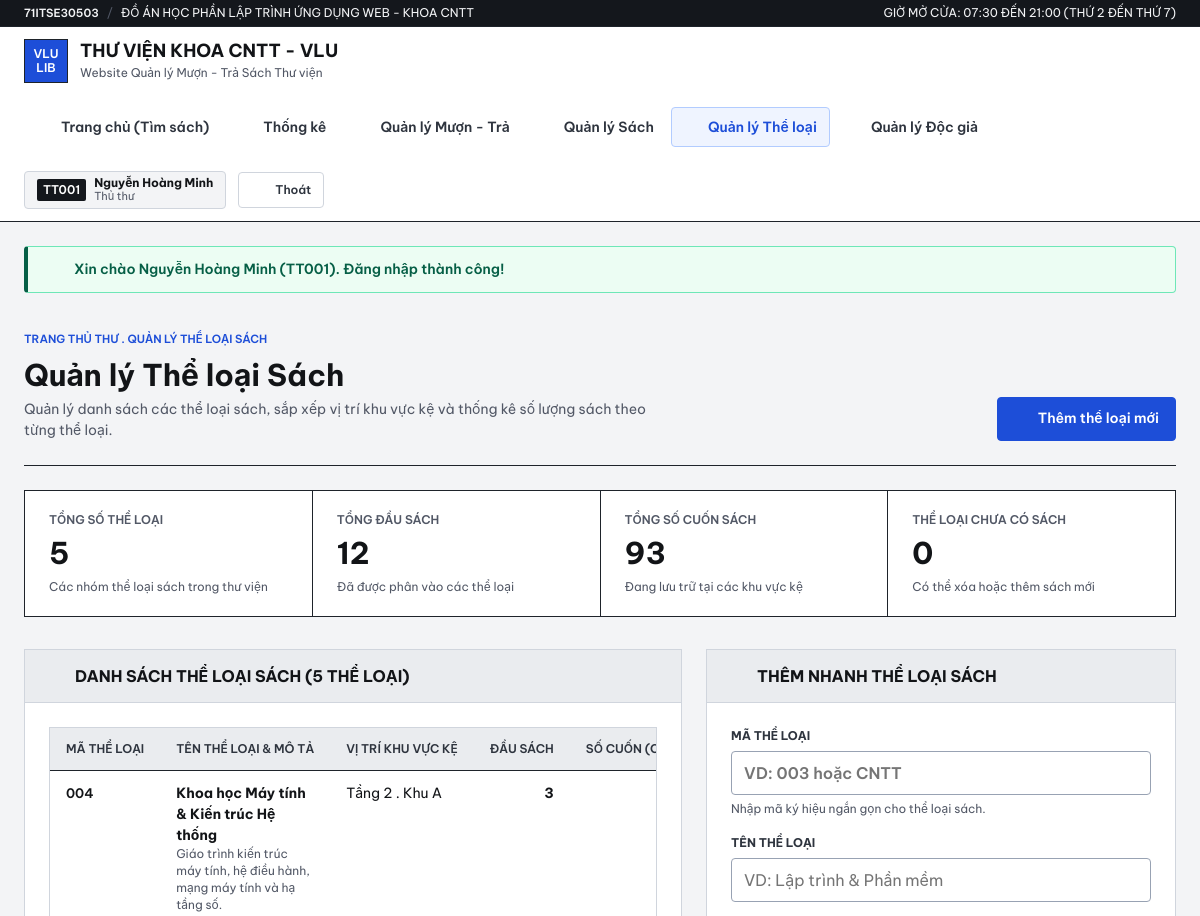
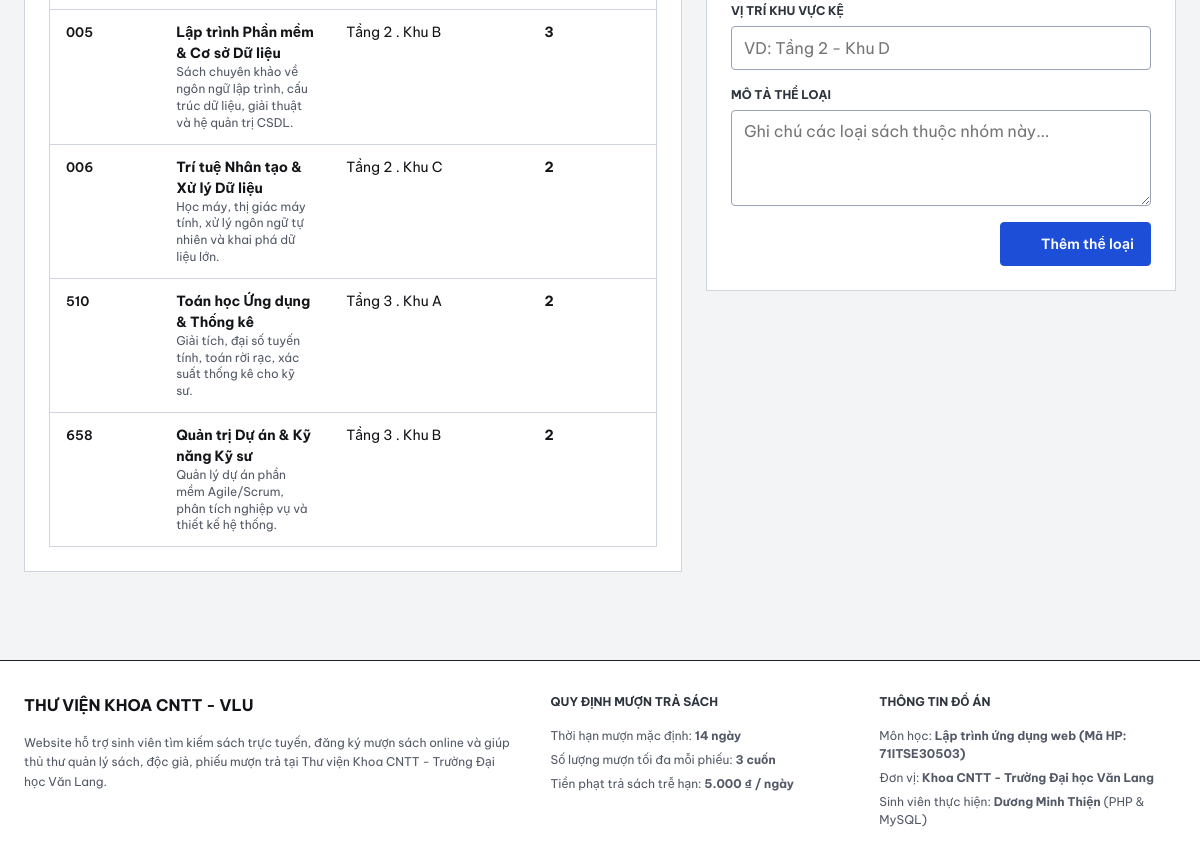
Screenshot of /librarian/categories.php (signed in) with the database file from the repository (2 pictures, top to bottom).
### tables this page shows
CREATE TABLE categories (
    id INT AUTO_INCREMENT PRIMARY KEY,
    dewey_code VARCHAR(10) NOT NULL UNIQUE,
    name VARCHAR(100) NOT NULL,
    shelf_zone VARCHAR(50) NOT NULL,
    description TEXT DEFAULT NULL,
    created_at DATETIME NOT NULL DEFAULT CURRENT_TIMESTAMP
);

### includes/functions.php (called while the page is built, shortened)
<?php
require_once __DIR__ . '/icons.php';
function e($value)
{
    return htmlspecialchars((string)$value, ENT_QUOTES, 'UTF-8');
}
function baseUrl($path = '')
{
    $scriptDir = str_replace('\\', '/', dirname($_SERVER['SCRIPT_NAME'] ?? '/'));
    $root = preg_replace('#/librarian$#', '', rtrim($scriptDir, '/'));
    $cleanPath = ltrim($path, '/');
    return ($root === '' ? '' : $root) . '/' . $cleanPath;
}

### librarian/categories.php (the view, shortened to what this page needs)
<?php
$pdo = getDB();
$editingCategory = null;
$categories = $pdo->query("
    SELECT c.*,
           COUNT(b.id) AS title_count,
           COALESCE(SUM(b.total_copies), 0) AS total_copies,
           COALESCE(SUM(b.available_copies), 0) AS available_copies
    FROM categories c
    LEFT JOIN books b ON b.category_id = c.id
    GROUP BY c.id
    ORDER BY c.dewey_code ASC
")->fetchAll();
$totalCategories = count($categories);
$totalTitles = 0;
$totalCopies = 0;
$emptyCategories = 0;
foreach ($categories as $c) {
    $t = (int)$c['title_count'];
    $totalTitles += $t;
    $totalCopies += (int)$c['total_copies'];
}
require_once __DIR__ . '/../includes/header.php';
?>
<div class="container">
    <section class="page-header">
        <div>
            <div class="page-header-meta">
                <span class="mono-code">TRANG THỦ THƯ . QUẢN LÝ THỂ LOẠI SÁCH</span>
            </div>
            <h1 class="page-title">Quản lý Thể loại Sách</h1>
            <p class="page-subtitle">Quản lý danh sách các thể loại sách, sắp xếp vị trí khu vực kệ và thống kê số lượng sách theo từng thể loại.</p>
        </div>
        <div class="page-actions">
            <button type="button" class="btn btn-primary" data-modal-open="modal-create-category">
                <?= icon('plus', 16) ?>
                <span>Thêm thể loại mới</span>
            </button>
        </div>
    </section>
    <section class="kpi-strip" aria-label="Thống kê thể loại sách">
        <article class="kpi-cell">
            <span class="kpi-label">TỔNG SỐ THỂ LOẠI</span>
            <strong class="kpi-value mono-num"><?= $totalCategories ?></strong>
            <span class="kpi-sub">Các nhóm thể loại sách trong thư viện</span>
        </article>
        <article class="kpi-cell">
            <span class="kpi-label">TỔNG ĐẦU SÁCH</span>
            <strong class="kpi-value mono-num"><?= $totalTitles ?></strong>
            <span class="kpi-sub">Đã được phân vào các thể loại</span>
        </article>
        <article class="kpi-cell">
            <span class="kpi-label">TỔNG SỐ CUỐN SÁCH</span>
            <strong class="kpi-value mono-num"><?= $totalCopies ?></strong>
            <span class="kpi-sub">Đang lưu trữ tại các khu vực kệ</span>
        </article>
        <article class="kpi-cell">
            <span class="kpi-label">THỂ LOẠI CHƯA CÓ SÁCH</span>
            <strong class="kpi-value mono-num"><?= $emptyCategories ?></strong>
            <span class="kpi-sub">Có thể xóa hoặc thêm sách mới</span>
        </article>
    </section>
    <div class="split-layout">
        <div class="main-column">
            <section class="panel">
                <div class="panel-header">
                    <h2 class="panel-title">
                        <?= icon('archive', 18) ?>
                        <span>Danh sách Thể loại Sách (<?= $totalCategories ?> thể loại)</span>
                    </h2>
                </div>
                <div class="panel-body">
                    <?php if (empty($categories)): ?>
                        <div class="empty-state">
                            <?= icon('archive', 28) ?>
                            <p>Chưa có thể loại sách nào được tạo.</p>
                        </div>
                    <?php else: ?>
                        <div class="table-responsive">
                            <table class="data-table">
                                <thead>
                                    <tr>
                                        <th>Mã thể loại</th>
                                        <th>Tên thể loại &amp; Mô tả</th>
                                        <th>Vị trí khu vực kệ</th>
                                        <th class="text-right">Đầu sách</th>
                                        <th class="text-right">Số cuốn (Còn / Tổng)</th>
                                    </tr>
                                </thead>
                                <tbody>
                                    <?php foreach ($categories as $cat): ?>
                                        <?php
                                        $titleCount = (int)$cat['title_count'];
                                        ?>
                                        <tr>
                                            <td>
                                                <strong class="mono-code"><?= e($cat['dewey_code']) ?></strong>
                                            </td>
                                            <td>
                                                <strong><?= e($cat['name']) ?></strong>
                                                <?php if (!empty($cat['description'])): ?>
                                                    <div class="form-help"><?= e($cat['description']) ?></div>
                                                <?php endif; ?>
                                            </td>
                                            <td>
                                                <span><?= e($cat['shelf_zone']) ?></span>
                                            </td>
                                            <td class="text-right mono-num">
                                                <strong><?= $titleCount ?></strong>
                                            </td>
                                            <td class="text-right mono-num">
                                            </td>
                                        </tr>
                                    <?php endforeach; ?>
                                </tbody>
                            </table>
                        </div>
                    <?php endif; ?>
                </div>
            </section>
        </div>
        <aside class="side-column">
            <?php if ($editingCategory): ?>
                <section class="panel">
                    <div class="panel-header">
                        <h2 class="panel-title">
                            <?= icon('edit', 18) ?>
                            <span>Sửa Thể loại [<?= e($editingCategory['dewey_code']) ?>]</span>
                        </h2>
                        <a href="<?= e(baseUrl('librarian/categories.php')) ?>" class="btn btn-ghost btn-sm">Hủy</a>
                    </div>
                    <form method="post" action="<?= e(baseUrl('librarian/categories.php')) ?>" class="panel-body">
                        <?= csrfField() ?>
                        <input type="hidden" name="action" value="update_category">
                        <input type="hidden" name="category_id" value="<?= (int)$editingCategory['id'] ?>">
                        <div class="form-group">
                            <label class="form-label" for="edit_dewey_code">Mã thể loại (VD: 004, 005, 510)</label>
                            <input
                                type="text"
                                id="edit_dewey_code"
                                name="dewey_code"
                                value="<?= e($editingCategory['dewey_code']) ?>"
                                class="form-control mono-code"
                                maxlength="10"
                                required
                            >
                        </div>
                        <div class="form-group">
                            <label class="form-label" for="edit_name">Tên thể loại</label>
                            <input
                                type="text"
                                id="edit_name"
                                name="name"
                                value="<?= e($editingCategory['name']) ?>"
                                class="form-control"
                                required
                            >
                        </div>
                        <div class="form-group">
                            <label class="form-label" for="edit_shelf_zone">Vị trí khu vực kệ</label>
                            <input
                                type="text"
                                id="edit_shelf_zone"
                                name="shelf_zone"
                                value="<?= e($editingCategory['shelf_zone']) ?>"
                                class="form-control"
                                required
                            >
                        </div>
                        <div class="form-group">
                            <label class="form-label" for="edit_description">Mô tả thể loại</label>
                            <textarea
                                id="edit_description"
                                name="description"
                                rows="4"
                                class="form-textarea"
                            ><?= e($editingCategory['description']) ?></textarea>
                        </div>
                        <div class="page-actions" style="justify-content: flex-end; margin-top: 16px;">
                            <a href="<?= e(baseUrl('librarian/categories.php')) ?>" class="btn btn-ghost">Đóng</a>
                            <button type="submit" class="btn btn-primary">
                                <?= icon('check', 16) ?>
                                <span>Lưu thay đổi</span>
                            </button>
                        </div>
                    </form>
                </section>
            <?php else: ?>
                <section class="panel">
                    <div class="panel-header">
                        <h2 class="panel-title">
                            <?= icon('plus', 18) ?>
                            <span>Thêm Nhanh Thể loại Sách</span>
                        </h2>
                    </div>
                    <form method="post" action="<?= e(baseUrl('librarian/categories.php')) ?>" class="panel-body">
                        <div class="form-group">
                            <label class="form-label" for="quick_dewey_code">Mã thể loại</label>
                            <input
                                type="text"
                                id="quick_dewey_code"
                                name="dewey_code"
                                class="form-control mono-code"
                                placeholder="VD: 003 hoặc CNTT"
                                maxlength="10"
                                required
                            >
                            <span class="form-help">Nhập mã ký hiệu ngắn gọn cho thể loại sách.</span>
                        </div>
                        <div class="form-group">
                            <label class="form-label" for="quick_name">Tên thể loại</label>
                            <input
                                type="text"
                                id="quick_name"
                                name="name"
                                class="form-control"
                                placeholder="VD: Lập trình &amp; Phần mềm"
                                required
                            >
                        </div>
                        <div class="form-group">
                            <label class="form-label" for="quick_shelf_zone">Vị trí khu vực kệ</label>
                            <input
                                type="text"
                                id="quick_shelf_zone"
                                name="shelf_zone"
                                class="form-control"
                                placeholder="VD: Tầng 2 - Khu D"
                                required
                            >
                        </div>
                        <div class="form-group">
                            <label class="form-label" for="quick_description">Mô tả thể loại</label>
                            <textarea
                                id="quick_description"
                                name="description"
                                rows="3"
                                class="form-textarea"
                                placeholder="Ghi chú các loại sách thuộc nhóm này..."
                            ></textarea>
                        </div>
                        <div class="page-actions" style="justify-content: flex-end; margin-top: 16px;">
                            <button type="submit" class="btn btn-primary">
                                <?= icon('plus', 16) ?>
                                <span>Thêm thể loại</span>
                            </button>
                        </div>
                    </form>
                </section>
            <?php endif; ?>
        </aside>
    </div>
</div>
<?php require_once __DIR__ . '/../includes/footer.php'; ?>

### assets/css/tokens.css (style rules this page uses)
:root { --bg-paper: #F3F4F6; --bg-card: #FFFFFF; --bg-subtle: #EAECEF; --bg-invert: #14171C; --text-ink: #121417; --text-secondary: #2E343E; --text-muted: #525866; --text-on-accent: #FFFFFF; --border-rule: #D0D5DD; --border-mid: #98A2B3; --border-strong: #1E232A; --accent-stamp: #1D4ED8; --accent-stamp-hover: #1E40AF; --accent-stamp-soft: #EFF4FF; --accent-stamp-border: #B2CCFF; --status-pending-bg: #FEF6EE; --status-pending-fg: #9A3412; --status-pending-border: #FDBA74; --status-borrowed-bg: #EFF4FF; --status-borrowed-fg: #1E40AF; --status-borrowed-border: #93C5FD; --status-overdue-bg: #FEF2F2; --status-overdue-fg: #B91C1C; --status-overdue-border: #FCA5A5; --status-returned-bg: #ECFDF3; --status-returned-fg: #065F46; --status-returned-border: #6EE7B7; --status-rejected-bg: #F2F4F7; --status-rejected-fg: #344054; --status-rejected-border: #D0D5DD; --font-display: 'Be Vietnam Pro', -apple-system, BlinkMacSystemFont, 'Segoe UI', Roboto, sans-serif; --font-sans: 'Be Vietnam Pro', -apple-system, BlinkMacSystemFont, 'Segoe UI', Roboto, sans-serif; --font-mono: 'Be Vietnam Pro', -apple-system, BlinkMacSystemFont, 'Segoe UI', Roboto, sans-serif; --text-xs: 0.75rem; --text-sm: 0.875rem; --text-base: 1rem; --text-lg: 1.125rem; --text-xl: 1.25rem; --text-2xl: 1.5rem; --text-3xl: 1.875rem; --text-4xl: 2.25rem; --space-1: 4px; --space-2: 8px; --space-3: 12px; --space-4: 16px; --space-5: 20px; --space-6: 24px; --space-8: 32px; --space-12: 48px; --space-16: 64px; --radius-none: 0px; --radius-sm: 4px; --radius-md: 6px; --ease-out-quart: ease-out; --ease-out-expo: ease-out; --duration-fast: 150ms; --duration-normal: 200ms; --container-max: 1320px; }

### rows the page displays
categories: dewey_code "004", name "Khoa học Máy tính & Kiến trúc Hệ thống", description "Giáo trình kiến trúc máy tính, hệ điều hành, mạng máy tính và hạ tầng số.", shelf_zone "Tầng 2 . Khu A", titleCount "3"
categories: dewey_code "005", name "Lập trình Phần mềm & Cơ sở Dữ liệu", description "Sách chuyên khảo về ngôn ngữ lập trình, cấu trúc dữ liệu, giải thuật và hệ quản trị CSDL.", shelf_zone "Tầng 2 . Khu B", titleCount "3"
categories: dewey_code "006", name "Trí tuệ Nhân tạo & Xử lý Dữ liệu", description "Học máy, thị giác máy tính, xử lý ngôn ngữ tự nhiên và khai phá dữ liệu lớn.", shelf_zone "Tầng 2 . Khu C", titleCount "2"
categories: dewey_code "510", name "Toán học Ứng dụng & Thống kê", description "Giải tích, đại số tuyến tính, toán rời rạc, xác suất thống kê cho kỹ sư.", shelf_zone "Tầng 3 . Khu A", titleCount "2"
categories: dewey_code "658", name "Quản trị Dự án & Kỹ năng Kỹ sư", description "Quản lý dự án phần mềm Agile/Scrum, phân tích nghiệp vụ và thiết kế hệ thống.", shelf_zone "Tầng 3 . Khu B", titleCount "2"

### other values shown
APP_CODE "71ITSE30503"
APP_NAME "THƯ VIỆN KHOA CNTT - VLU"
APP_SUBTITLE "Website Quản lý Mượn - Trả Sách Thư viện"
$user['member_code'] "TT001"
$user['full_name'] "Nguyễn Hoàng Minh"
$flash['message'] "Xin chào Nguyễn Hoàng Minh (TT001). Đăng nhập thành công!"
$totalCategories "5"
$totalTitles "12"
$totalCopies "93"
$emptyCategories "0"
DEFAULT_BORROW_DAYS "14"
MAX_BOOKS_PER_LOAN "3"
formatVND(FINE_PER_DAY_VND) "5.000 ₫"
